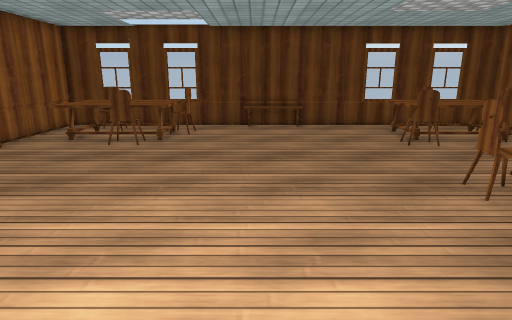
[1] (above)

14 first-person views from a walk through a Unity game level. The camera is 1.3 m above the floor, tilts 14° down and sees 75° across. The floor is counted in squares, 0.5 m on a side. Each view is taken from the middle of a square. On the plan, view 1 faces up. The plan holds only what a view shows up to about 20 squares ahead; the rest is blank. Some animated figures are left out. Door leaves are left out, so doorways stand open. Some surface patterns are stand-ins.

[2]
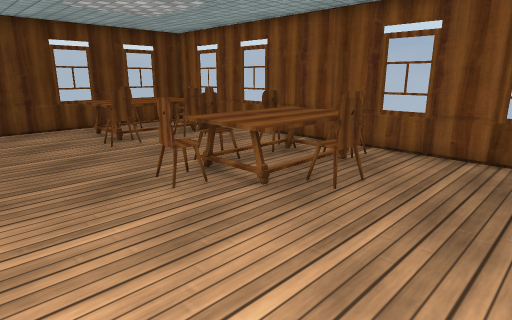

[3]
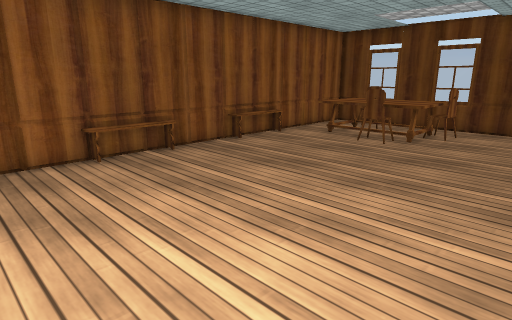

[4]
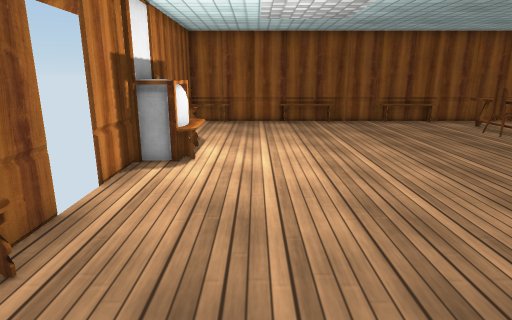

[5]
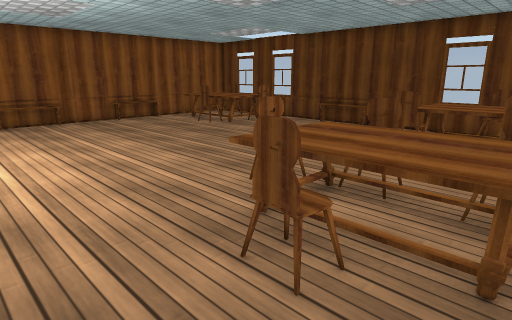

[6]
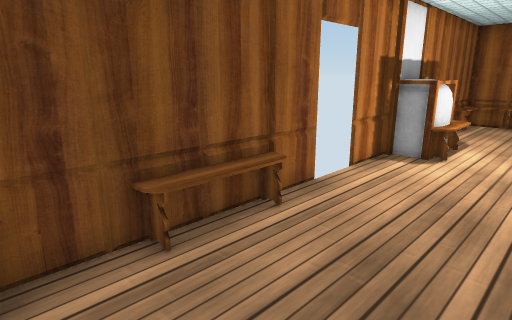

[7]
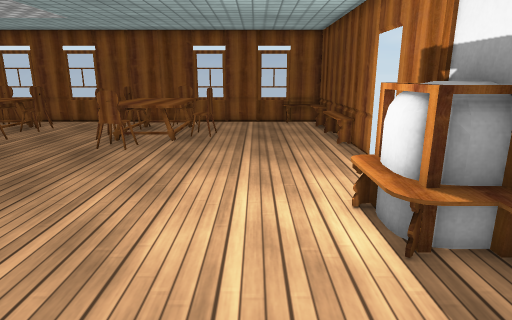

[8]
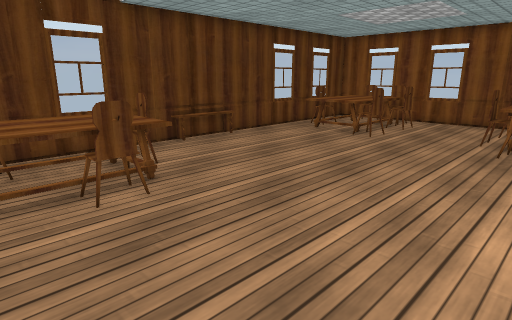

[9]
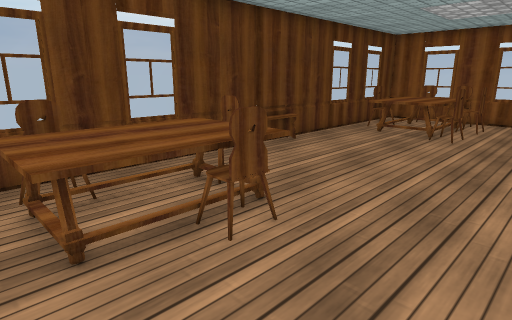

[10]
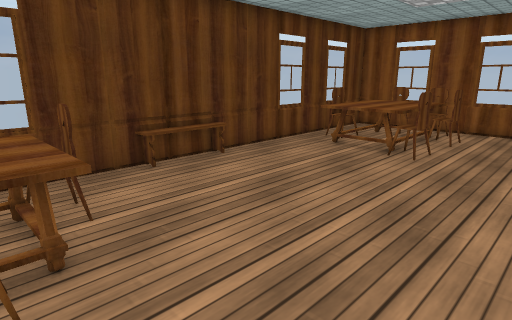

[11]
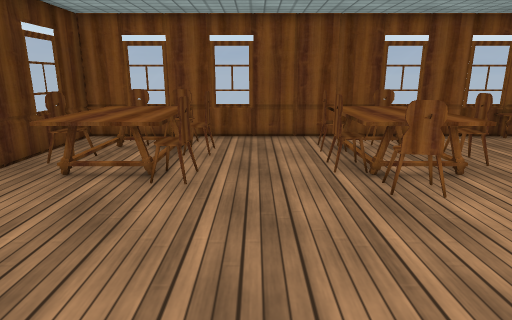

[12]
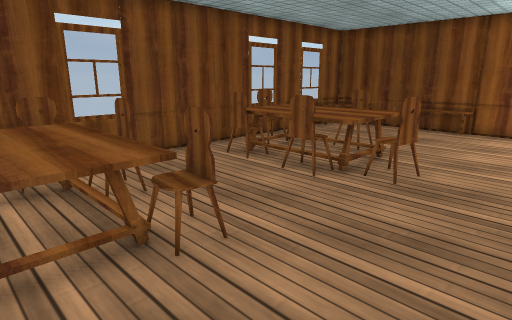

[13]
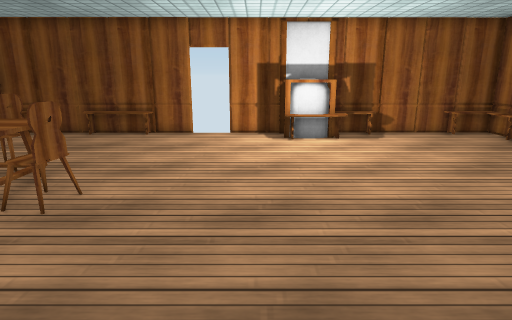

[14]
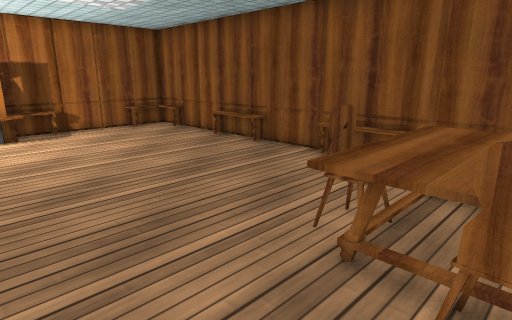

### Floor plan
Points are (right, up) in squares from view 1. A wall is a line through its corners. A room is listed if a view was taken in it or the views show most of it. See-through windows are left out.
Room 1 (views 1, 2, 3, 4, 5, 6, 7, 8, 9, 10, 11, 12, 13, 14)
walls: (-0.4, -0.5) (-0.4, -1.8); (-0.8, -0.6) (-0.6, -0.8) (-0.6, -1.7); (-2.4, -0.5) (-0.5, -0.5) (-0.3, -1.1); (4, -1.8) (12.8, -1.8) (12.8, 17); (-10.1, 11) (-10.1, 3.7); (-10.1, 3.6) (-10.1, -1.8) (2.2, -1.8); (13.1, 12.7) (12.7, 13.1); (12, 18.4) (-10.1, 18.4) (-10.1, 11.1)
low walls: (-2.5, 0.1) (-0.6, 0.1); (-2, -0.4) (-1.5, -0.3); (-2.9, -1.1) (-2.9, -0.5); (-2.2, -1.8) (-2.2, -1); (-2.4, -1.8) (-2.4, -0.5)
ways out: gap at (3, -2)
objects: table (-8, 13) to (-4, 17); chair (-7, 17); chair (-5, 13); chair (-3, 16); chair (5, 7); table (6, 5) to (11, 8); chair (6, 13); table (6, 13) to (11, 17); chair (7, 9) to (8, 9); chair (8, 4); chair (8, 17) to (9, 17); chair (10, 9); chair (10, 13); chair (12, 6); chair (12, 14)

Where each view was taken, in squares from view 1:
view 1: 0 up, 0 right, facing up
view 2: 0 up, 1 right, facing up-right
view 3: 0 up, 1 right, facing up-left
view 4: 2 up, 10 right, facing left
view 5: 1 up, 11 right, facing up-left
view 6: 3 up, 11 right, facing down-left
view 7: 2 up, 7 left, facing right
view 8: 6 up, 8 left, facing up-right
view 9: 9 up, 9 left, facing up-right
view 10: 9 up, 5 left, facing up-right
view 11: 11 up, 2 left, facing right
view 12: 16 up, 2 right, facing down-right
view 13: 14 up, 1 right, facing down
view 14: 16 up, 0 right, facing down-left
